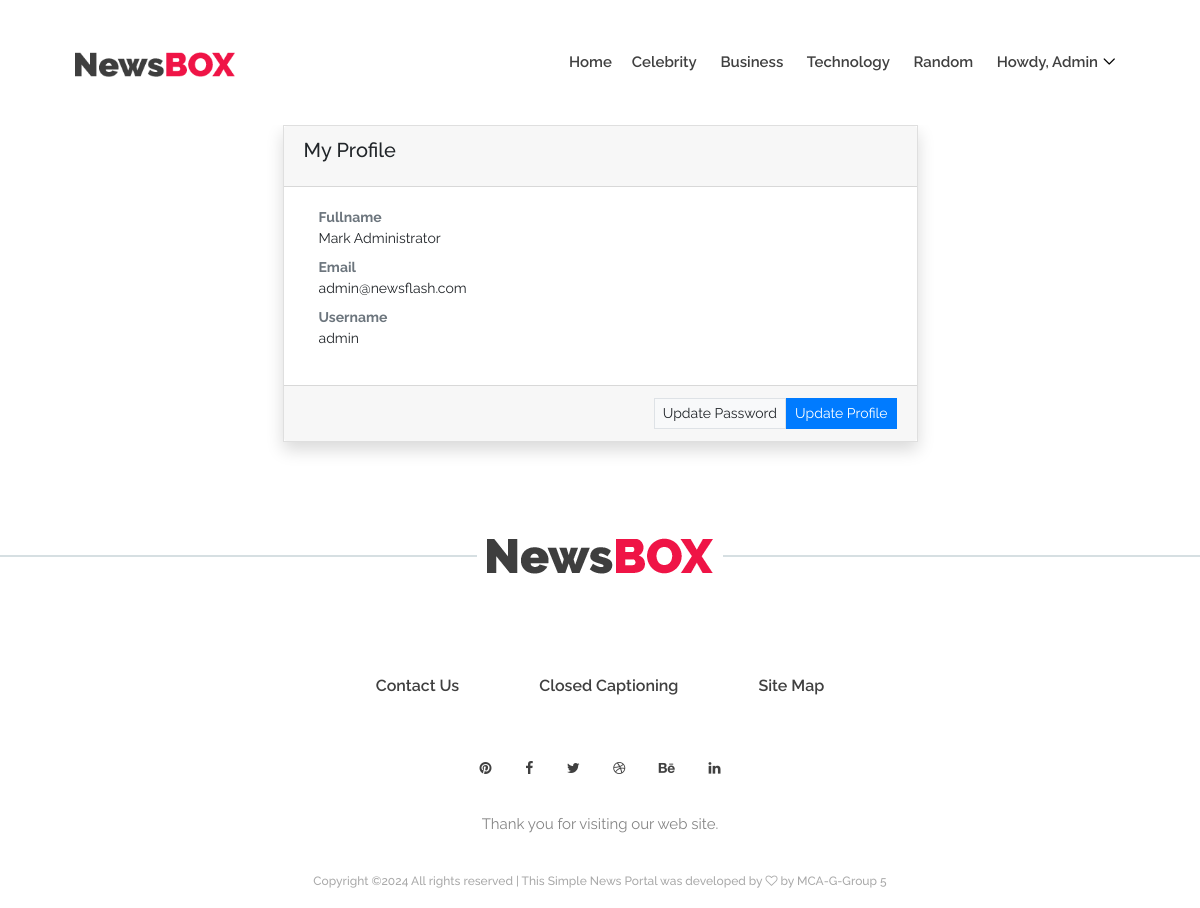
The app's page /profile (signed in) with its own data.
### newsApp/models.py (models this page shows)
class Category(models.Model):
    name = models.CharField(max_length=250)
    status = models.CharField(max_length=2, choices=(("1",'Active'), ("2",'Inactive')), default=1)
    date_created = models.DateTimeField(default=timezone.now)
    date_updated = models.DateTimeField(auto_now = True)
    def __str__(self):
        return self.name

### newsApp/views.py (the view)
# urls.py: path('profile', views.profile, name="profile-page"),
@login_required
def profile(request):
    context = context_data()
    context['page'] = 'profile'
    context['page_title'] = "Profile"
    return render(request,'profile.html', context)

### newsApp/views.py (called while the page is built)
def context_data():
    context = {
        'site_name': 'Simple News Portal',
        'page' : 'home',
        'page_title' : 'News Portal',
        'categories' : models.Category.objects.filter(status = 1).all(),
    }
    return context

### newsApp/templates/profile.html
{% extends 'layouts/base.html' %} {% block content%}
<div class="container mb-5 pb-5">
    <div class="row justify-content-center">
        <div class="col-lg-7 col-md-10 col-sm-12 col-xs-12">
            <div class="card shadow rounded-0">
                <div class="card-header">
                    <div class="h5 card-title fw-bold">My Profile</div>
                </div>
                <div class="card-body">
                    <div class="container-fluid">
                        <div class="row">
                            <div class="col-md-8">
                                <dl>
                                    <dt class="text-muted">Fullname</dt>
                                    <dd class="ps-4">{{ user.first_name }} {{ user.last_name }}</dd>
                                    <dt class="text-muted">Email</dt>
                                    <dd class="ps-4">{{ user.email }}</dd>
                                    <dt class="text-muted">Username</dt>
                                    <dd class="ps-4">{{ user.username }}</dd>
                                </dl>
                            </div>
                        </div>
                    </div>
                </div>
                <div class="card-footer">
                    <div class="d-flex w-100 text-end justify-content-end">
                        <a href="{% url 'update-password' %}" class="btn btn btn-light border btn-sm bg-gradient rounded-0 me-2">Update Password</a>
                        <a href="{% url 'update-profile' %}" class="btn btn btn-primary btn-sm bg-gradient rounded-0">Update Profile</a>
                    </div>
                </div>
            </div>
        </div>
    </div>
</div>
{% endblock content%}

### newsApp/templates/layouts/top-navigation.html (shortened to what this page needs)
{% load static %}
<header class="header-area">
    <div class="newsbox-main-menu">
        <div class="classy-nav-container breakpoint-off">
            <div class="container-fluid">
                <nav class="classy-navbar justify-content-between" id="newsboxNav">
                    <a href="index.html" class="nav-brand"><img src="{% static 'img/core-img/logo.png' %}" alt=""></a>
                    <div class="classy-menu">
                        <div class="classynav">
                            <ul>
                                <li><a href="{%url 'home-page'%}">Home</a>
                                {% for category in categories %}
                                <li><a href="{% url 'category-post' category.id %}">{{category}}</a></li>
                                {% endfor %}
                                {% if not user.id %}
                                <li><a href="{% url 'login-page' %}">Login</a></li>
                                {% else %}
                                <li>
                                    <a href="#">Howdy, {{user.username}}</a>
                                </li>
                                {% endif %}
                            </ul>
                        </div>
                    </div>
                </nav>
            </div>
        </div>
    </div>
</header>

### static/style.css (style rules this page uses)
* { margin: 0; padding: 0; }
body { font-family: "Raleway", sans-serif; font-size: 14px; }
a, a:hover, a:focus { -webkit-transition-duration: 500ms; transition-duration: 500ms; text-decoration: none; outline: 0 solid transparent; color: #000000; font-weight: 600; font-size: 16px; font-family: "Raleway", sans-serif; }
ul, ol { margin: 0; }
ul li, ol li { list-style: none; }
img { height: auto; max-width: 100%; }
.header-area { position: relative; z-index: 1000; width: 100%; }
.header-area .newsbox-main-menu { position: relative; width: 100%; height: 125px; padding: 0 5%; }
.header-area .newsbox-main-menu .classy-navbar { height: 125px; padding: 0; }
.header-area .newsbox-main-menu .classy-navbar .nav-brand { max-width: 160px; margin-right: 30px; }
.header-area .newsbox-main-menu .classy-navbar .classynav ul li a { font-weight: 600; text-transform: capitalize; font-size: 15px; padding: 0 10px; color: #404040; }

### static/css/classy-nav.css (style rules this page uses)
* { margin: 0; padding: 0; }
body { font-family: "Roboto", sans-serif; }
ul, ol { margin: 0; }
ul li, ol li { list-style: none; }
img { height: auto; max-width: 100%; }
.classy-nav-container { position: relative; z-index: 100; background-color: #ffffff; }
.classy-nav-container * { box-sizing: border-box; }
.classy-nav-container a { -webkit-transition-duration: 500ms; transition-duration: 500ms; text-decoration: none; outline: none; font-size: 14px; font-weight: 400; color: #232323; display: inline-block; }
.justify-content-between { -webkit-box-pack: justify; -ms-flex-pack: justify; justify-content: space-between; }
.justify-content-center { -webkit-box-pack: center; -ms-flex-pack: center; justify-content: center; }
.classy-navbar { width: 100%; height: 70px; padding: 0.5em 2em; display: -webkit-box; display: -ms-flexbox; display: flex; -webkit-box-align: center; -ms-flex-align: center; -ms-grid-row-align: center; align-items: center; }
.classy-navbar .nav-brand { font-size: 26px; font-weight: 500; color: #565656; display: inline-block; margin-right: 30px; }
.classynav ul li { display: inline-block; clear: both; position: inherit; z-index: 10; }
.classynav ul li.cn-dropdown-item { position: relative; z-index: 10; }
.classynav ul li a { padding: 0 12px; display: block; height: 35px; font-size: 14px; line-height: 34px; }
.classynav ul li.megamenu-item > a:after, .classynav ul li.has-down > a:after { font-family: 'classyfonts'; content: "\e900"; font-size: 12px; color: #000000; padding-left: 5px; -webkit-transition-duration: 500ms; transition-duration: 500ms; }
.breakpoint-off .classynav { display: -webkit-box; display: -ms-flexbox; display: flex; -webkit-box-align: center; -ms-flex-align: center; -ms-grid-row-align: center; align-items: center; }

### records on screen
Category: name "Celebrity"
Category: name "Business"
Category: name "Technology"
Category: name "Random"

### other values on screen
{{ user.username }} "Admin"
{{ user.first_name }} "Mark"
{{ user.last_name }} "Administrator"
{{ user.email }} "admin@newsflash.com"
{{ user.username }} "admin"
{{ site_name }} "Simple News Portal"
